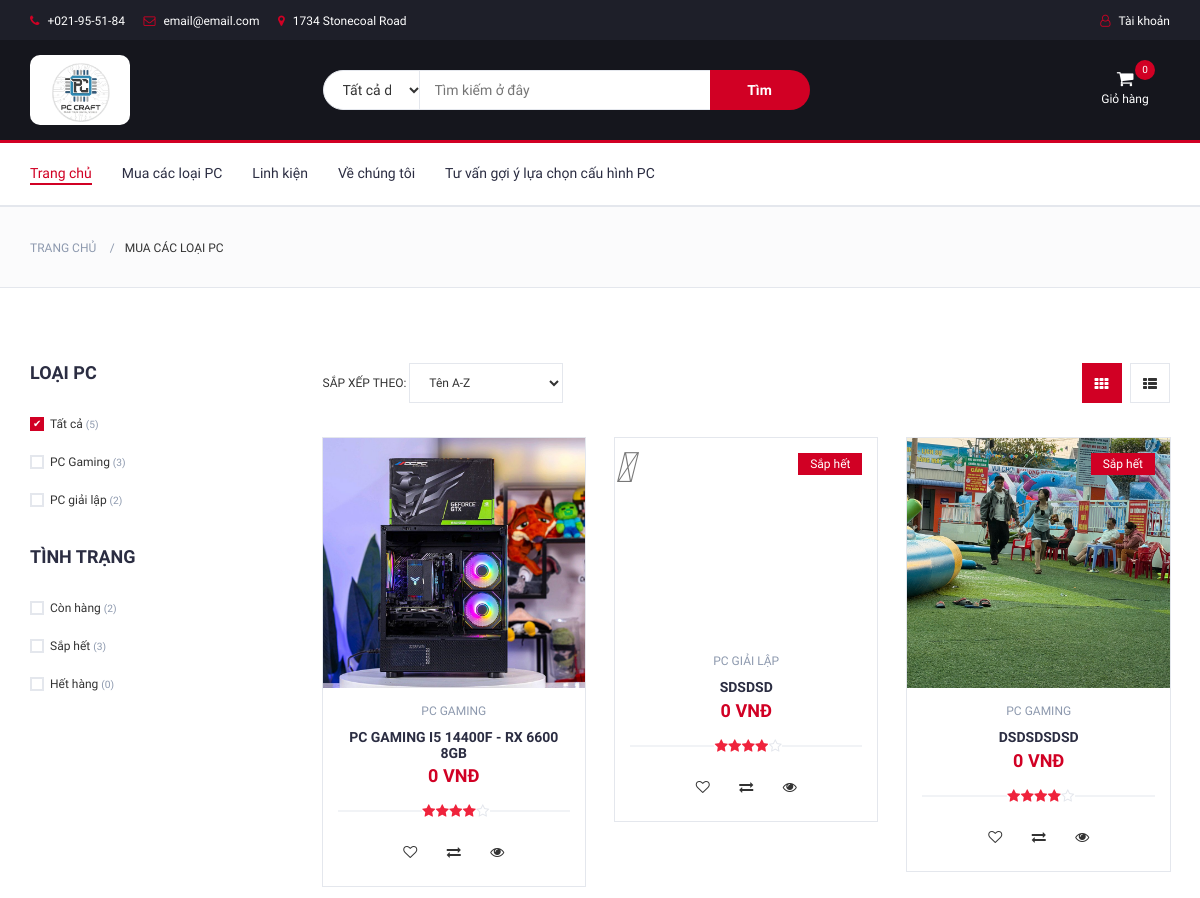
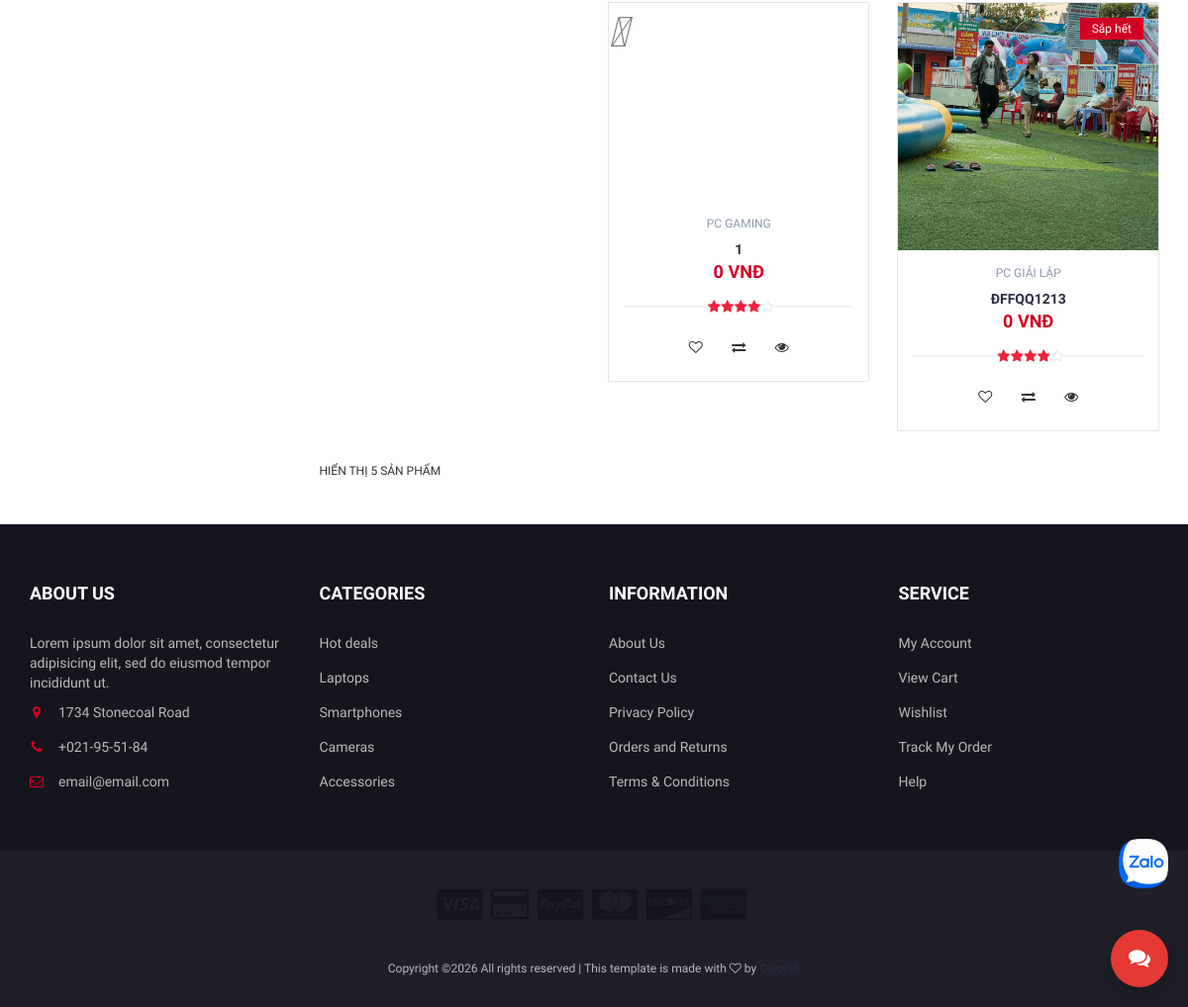
The page /pc-products on the database its author committed (2 pictures, top to bottom).
### models/tables.py (models this page shows)
class Category(db.Model):
    __tablename__ = "category"
    CategoryID = db.Column(db.Integer, primary_key=True, autoincrement=True)
    Name = db.Column(db.String, nullable=False)
    ParentID = db.Column(db.Integer, ForeignKey("category.CategoryID"), nullable=True)
    parent = relationship("Category", remote_side=[CategoryID], backref="children")
    products = relationship("Product", back_populates="category")

class Product(db.Model):
    __tablename__ = "product"
    ProductID = db.Column(db.Integer, primary_key=True, autoincrement=True)
    Name = db.Column(db.String, nullable=False)
    CategoryID = db.Column(
        db.Integer, ForeignKey("category.CategoryID"), nullable=False
    )
    BrandID = db.Column(db.Integer, ForeignKey("brand.BrandID"), nullable=True)
    Price = db.Column(db.Float, nullable=False)
    IsPC = db.Column(db.Integer, default=0)
    Specs = db.Column(db.Text)
    ImageURL = db.Column(db.String)
    Stock = db.Column(db.Integer, default=0)
    CreatedAt = db.Column(db.DateTime, default=datetime.utcnow)
    UpdatedAt = db.Column(db.DateTime, default=datetime.utcnow)
    category = relationship("Category", back_populates="products")
    brand = relationship("Brand", back_populates="products")
    cart_details = relationship("CartDetail", back_populates="product")
    order_details = relationship("OrderDetail", back_populates="product")
    tags = relationship(
        "ProductTag", back_populates="product", cascade="all, delete-orphan"
    )

### routes/main.py (the view)
@bp.route("/pc-products")
def pc_products():
    pc_parent = Category.query.filter_by(Name="PC").first()
    if not pc_parent:
        flash("Không tìm thấy danh mục PC", "error")
        return redirect(url_for("main.home"))
    pc_categories = Category.query.filter_by(ParentID=pc_parent.CategoryID).all()
    pc_products = Product.query.filter_by(IsPC=1).all()
    brands = Brand.query.all()
    return render_template(
        "frontend/pages/pc_products.html",
        pc_categories=pc_categories,
        pc_products=pc_products,
        brands=brands,
    )

### templates/frontend/pages/pc_products.html (shortened to what this page needs)
{% extends 'frontend/components/layout.html' %} {% block content %}
<div id="breadcrumb" class="section">
    <div class="container">
        <div class="row">
            <div class="col-md-12">
                <ul class="breadcrumb-tree">
                    <li><a href="{{ url_for('main.home') }}">Trang chủ</a></li>
                    <li class="active">Mua các loại PC</li>
                </ul>
            </div>
        </div>
    </div>
</div>
<div class="section">
    <div class="container">
        <div class="row">
            <div id="aside" class="col-md-3">
                <div class="aside">
                    <h3 class="aside-title">Loại PC</h3>
                    <div class="checkbox-filter">
                        <div class="input-checkbox">
                            <label for="category-all">
                                <span></span>
                                Tất cả
                                <small>({{ pc_products|length }})</small>
                            </label>
                        </div>
                        {% for category in pc_categories %}
                        <div class="input-checkbox">
                            <label for="category-{{ category.CategoryID }}">
                                <span></span>
                                {{ category.Name }}
                                <small
                                    >({{
                                    pc_products|selectattr('category.CategoryID',
                                    'equalto', category.CategoryID)|list|length
                                    }})</small
                                >
                            </label>
                        </div>
                        {% endfor %}
                    </div>
                </div>
                <div class="aside">
                    <h3 class="aside-title">Tình trạng</h3>
                    <div class="checkbox-filter">
                        <div class="input-checkbox">
                            <label for="in-stock">
                                <span></span>
                                Còn hàng
                                <small
                                    >({{ pc_products|selectattr('Stock', 'gt',
                                    5)|list|length }})</small
                                >
                            </label>
                        </div>
                        <div class="input-checkbox">
                            <label for="low-stock">
                                <span></span>
                                Sắp hết
                                <small
                                    >({{ pc_products|selectattr('Stock', 'le',
                                    5)|selectattr('Stock', 'gt', 0)|list|length
                                    }})</small
                                >
                            </label>
                        </div>
                        <div class="input-checkbox">
                            <label for="out-of-stock">
                                <span></span>
                                Hết hàng
                                <small
                                    >({{ pc_products|selectattr('Stock',
                                    'equalto', 0)|list|length }})</small
                                >
                            </label>
                        </div>
                    </div>
                </div>
            </div>
            <div id="store" class="col-md-9">
                <div class="store-filter clearfix">
                    <div class="store-sort">
                        <label>
                            Sắp xếp theo:
                            <select
                                class="input-select"
                                onchange="sortProducts(this.value)"
                            >
                                <option value="name-asc">Tên A-Z</option>
                            </select>
                        </label>
                    </div>
                    <ul class="store-grid">
                        <li class="active"><i class="fa fa-th"></i></li>
                        <li><i class="fa fa-th-list"></i></li>
                    </ul>
                </div>
                <div class="row" id="products-container">
                    {% for product in pc_products %}
                    <div
                        class="col-md-4 col-xs-6 product-item"
                        data-category="{{ product.category.CategoryID if product.category else '' }}"
                        data-brand="{{ product.brand.BrandID if product.brand else '' }}"
                        data-stock="{{ product.Stock }}"
                        data-name="{{ product.Name }}"
                        data-price="{{ product.Price }}"
                    >
                        <div class="product">
                            <div class="product-img">
                                {% if product.ImageURL %}
                                <img
                                    src="{{ url_for('static', filename=product.ImageURL) }}"
                                    alt="{{ product.Name }}"
                                />
                                {% else %}
                                <div
                                    class="bg-light rounded d-flex align-items-center justify-content-center"
                                    style="height: 200px"
                                >
                                    <i
                                        class="fas fa-desktop fa-3x text-muted"
                                    ></i>
                                </div>
                                {% endif %}
                                <div class="product-label">
                                    {% if product.Stock == 0 %}
                                    <span class="sale">Hết hàng</span>
                                    {% elif product.Stock < 5 %}
                                    <span class="new">Sắp hết</span>
                                    {% endif %}
                                </div>
                            </div>
                            <div class="product-body">
                                <p class="product-category">
                                    {{ product.category.Name if product.category
                                    else 'Chưa phân loại' }}
                                </p>
                                <h3 class="product-name">
                                    <a
                                        href="{{ url_for('main.pc_detail', product_id=product.ProductID) }}"
                                        >{{ product.Name }}</a
                                    >
                                </h3>
                                <h4 class="product-price">
                                    {{ "{:,.0f}".format(product.Price) }} VNĐ
                                </h4>
                                <div class="product-rating">
                                    <i class="fa fa-star"></i>
                                    <i class="fa fa-star"></i>
                                    <i class="fa fa-star"></i>
                                    <i class="fa fa-star"></i>
                                    <i class="fa fa-star-o"></i>
                                </div>
                                <div class="product-btns">
                                    <button class="add-to-wishlist">
                                        <i class="fa fa-heart-o"></i
                                        ><span class="tooltipp">Yêu thích</span>
                                    </button>
                                    <button class="add-to-compare">
                                        <i class="fa fa-exchange"></i
                                        ><span class="tooltipp">So sánh</span>
                                    </button>
                                    <button class="quick-view">
                                        <i class="fa fa-eye"></i
                                        ><span class="tooltipp">Xem nhanh</span>
                                    </button>
                                </div>
                            </div>
                            <div class="add-to-cart">
                                {% if product.Stock > 0 %}
                                <button
                                    class="add-to-cart-btn"
                                    onclick="addToCart({{ product.ProductID }})"
                                >
                                </button>
                                {% else %}
                                <button class="add-to-cart-btn" disabled>
                                    <i class="fa fa-times"></i> Hết hàng
                                </button>
                                {% endif %}
                            </div>
                        </div>
                    </div>
                    {% endfor %}
                </div>
                <div class="store-filter clearfix">
                    <span class="store-qty"
                        >Hiển thị {{ pc_products|length }} sản phẩm</span
                    >
                </div>
            </div>
        </div>
    </div>
</div>
{% endblock %}

### static/css/chat.css (style rules this page uses)
.product-name { font-size: 16px; margin: 5px 0; }
.product-price { color: #e44d26; font-weight: bold; }

### rows shown on the page
Category: Name "PC Gaming", CategoryID "3"
Category: Name "PC giải lập", CategoryID "2"
Product: ImageURL (picture), category "PC GAMING", Name "PC GAMING I5 14400F - RX 6600 8GB", Price "0"
Product: Stock "Sắp hết", category "PC GIẢI LẬP", Name "SDSDSD", Price "0"
Product: ImageURL (picture), Stock "Sắp hết", category "PC GAMING", Name "DSDSDSDSD", Price "0"
Product: category "PC GAMING", Name "1", Price "0"
Product: ImageURL (picture), Stock "Sắp hết", category "PC GIẢI LẬP", Name "ĐFFQQ1213", Price "0"

### other values the page prints
{{ pc_products|length }} "5"
